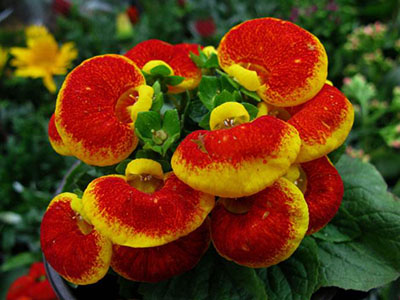
#> input picture 图像特效/flower.jpg, 400 x 300 px
$ jupyter execute Untitled.ipynb
#> lines starting #> are read from the running program, lines starting #| are printed output that depends on the picture
[cell 1]
import cv2
import numpy as np
import random
img = cv2.imread('flower.jpg', 1)
#> img is the input picture: shape (300, 400, 3); mean B, G, R 19.2, 59.1, 98.7
cv2.imshow('src', img)
# Canny边缘检测 1.灰度处理 2.高斯滤波 3 Canny
gray = cv2.cvtColor(img, cv2.COLOR_BGR2GRAY)
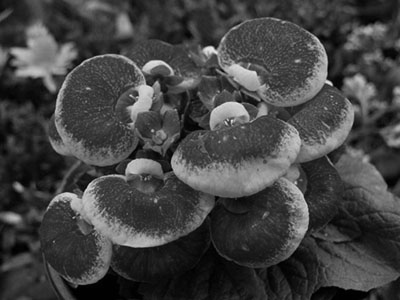
#> gray: shape (300, 400); min 0, max 233, mean 66.4
imgG = cv2.GaussianBlur(gray, (3, 3), 0)
dst = cv2.Canny(img, 50, 50)
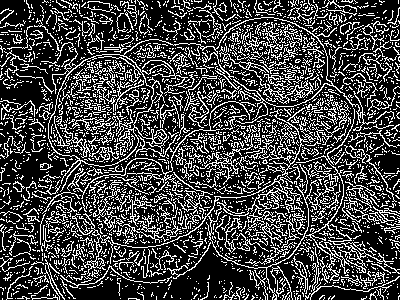
#> dst: shape (300, 400); 26.6% white in thin lines or dots
cv2.imshow('dst', dst)
cv2.waitKey(0)
